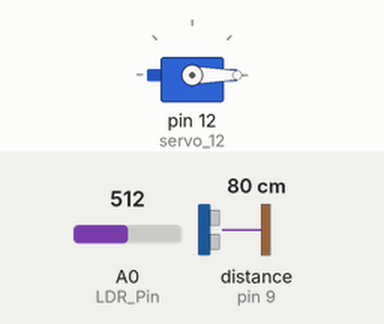
Simulated run of this sketch. Board: Arduino Uno, built with avr-gcc and run on an emulated ATmega328P. Parts: servo. Wiring (inferred from the names in the program): ultrasonic range finder: trigger pin 10; echo pin 9. The test bench sets the inputs (shaded band); at power-on: distance to the obstacle (sensor on pin 9) 80 cm, A0 (LDR_Pin) = 512. The echo pulse lasts 58.3 µs per cm; what the sketch prints to the serial monitor is not drawn.

Above: at 1.8 s.
1.9 s: distance to the obstacle (sensor on pin 9) set to 34 cm
3.4 s: distance to the obstacle (sensor on pin 9) set to 30 cm
At 5.1 s:
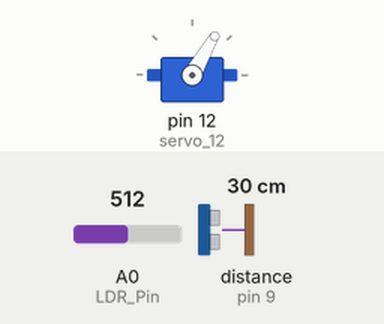
5.5 s: distance to the obstacle (sensor on pin 9) set to 35 cm
At 6.8 s:
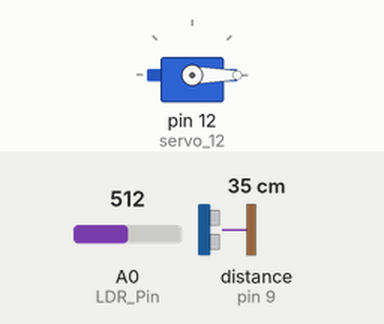
7.5 s: distance to the obstacle (sensor on pin 9) set to 2 cm
At 8.6 s:
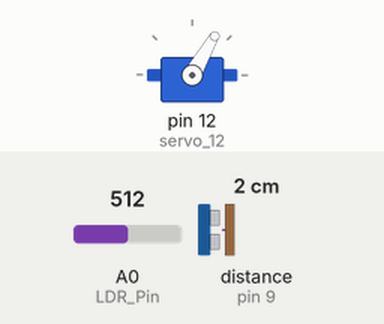
Timing chart, 0 to 10.5 s (numbered marks = the images above; inputs shaded):
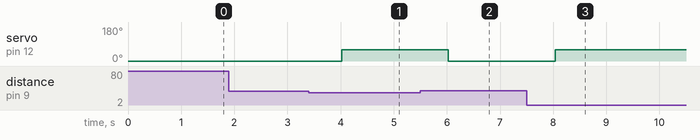

The sketch:

sketch_apr11a.ino
```cpp
/** Includes *****************************/
#include <Servo.h>

/** Definitions **************************/
double Distancia;
int LDR_Pin = A0;
int trigPin = 10;
int echoPin = 9;
// Create an instance for servo motor
Servo servo_12;


/** Functions ****************************/
// Ultrasound distance function calculator
double fnc_ultrasonic_distance(int _t, int _e, String _u) {
  unsigned long dur=0;
  digitalWrite(_t, LOW);
  delayMicroseconds(5);
  digitalWrite(_t, HIGH);
  delayMicroseconds(10);
  digitalWrite(_t, LOW);
  dur = pulseIn(_e, HIGH, 18000);
  if (dur == 0)
    return 999.0;
  if (_u == "cm")
    return (dur/58);
  else if (_u == "in")
    return (dur/148);
}

/** Setup function ***********************/
void setup() {
  pinMode(LDR_Pin,INPUT);
  pinMode(trigPin, OUTPUT);
  pinMode(echoPin, INPUT);
  Serial.begin(9600);
  servo_12.attach(12);
  Serial.println("setup");
// Attach the pin selected from blockly
servo_12.write(0);
}

/** Loop function ************************/
void loop() {
  int valorLDR = analogRead(LDR_Pin);
  Distancia = fnc_ultrasonic_distance(trigPin, echoPin, "cm");
  servo_12.write(0);
  Serial.print("luz:");
  Serial.println(valorLDR);
  Serial.print("distancia:");
  Serial.println(Distancia);
  if (Distancia >= 80 && valorLDR >= 700) {
    // Servomotor write angle and delay code
    servo_12.write(180);
    Serial.print("180");
    delay(1000);
  }
  else {
    if (Distancia <= 30 && valorLDR < 600) {
      // Servomotor write angle and delay code
      servo_12.write(60);
      Serial.print("60");
      delay(1000);
    }
    else if (Distancia == 2 && valorLDR  <= 300) {
      // Servomotor write angle and delay code
      servo_12.write(Distancia);
      delay(1000);
    }
    else{
      servo_12.write(0);
      delay(1000);
    }
  }
}
```

Measured:
- the behaviour switches between 32 and 31 cm on distance to the obstacle (sensor on pin 9) (found by bisection; images 0 and 1)
- after the input at 1.9 s, every drawn part: stays the same
- after the input at 3.4 s, servo on pin 12 (servo_12): 0° → 60° after 0.62 s
- after the input at 5.5 s, servo on pin 12 (servo_12): 60° → 0° after 0.53 s
- after the input at 7.5 s, servo on pin 12 (servo_12): 0° → 60° after 0.54 s
